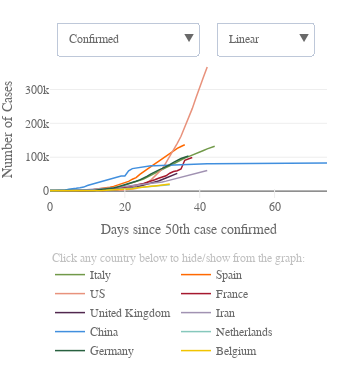

This figure's notebook cell:
### Code cell
# Plot timeline confirmed top ten countries (360)

# Plot

data = []
for i, c in enumerate(top10_country):
    data.append(go.Scatter(x = df_merged[df_merged['Country/Region'] == c].days_since_50th_conf,
                           y = df_merged[df_merged['Country/Region'] == c].confirmed,
                           name = c,
                           marker = dict(color = top10_col[i]),
                           line = dict(width = 1.5),
                           hoverinfo = 'text',
                           hovertext = [c+'<br>'+'{:,}'.format(x) for x in df_merged[df_merged['Country/Region'] == c].confirmed],
                           hoverlabel = dict(bordercolor = top10_col[i], 
                                 bgcolor = 'white', 
                                 font = dict(color = top10_col[i])),
                          ))
    data.append(go.Scatter(x = df_merged[df_merged['Country/Region'] == c].days_since_50th_conf,
                           y = df_merged[df_merged['Country/Region'] == c].deaths,
                           name = c,
                           marker = dict(color = top10_col[i]),
                           line = dict(width = 1.5),
                           hoverinfo = 'text',
                           hovertext = [c+'<br>'+'{:,}'.format(x) for x in df_merged[df_merged['Country/Region'] == c].deaths],
                           hoverlabel = dict(bordercolor = top10_col[i], 
                                 bgcolor = 'white', 
                                 font = dict(color = top10_col[i])),
                           showlegend = False,
                           visible = False
                          ))
    data.append(go.Scatter(x = df_merged[df_merged['Country/Region'] == c].days_since_50th_conf,
                           y = df_merged[df_merged['Country/Region'] == c].confirmed_by100000pop,
                           name = c,
                           marker = dict(color = top10_col[i]),
                           line = dict(width = 1.5),
                           hoverinfo = 'text',
                           hovertext = [c+'<br>'+'{:.1f}'.format(x) for x in df_merged[df_merged['Country/Region'] == c].confirmed_by100000pop],
                           hoverlabel = dict(bordercolor = top10_col[i], 
                                 bgcolor = 'white', 
                                 font = dict(color = top10_col[i])),
                           showlegend = False,
                           visible = False
                          ))
    data.append(go.Scatter(x = df_merged[df_merged['Country/Region'] == c].days_since_50th_conf,
                           y = df_merged[df_merged['Country/Region'] == c].deaths_by100000pop,
                           name = c,
                           marker = dict(color = top10_col[i]),
                           line = dict(width = 1.5),
                           hoverinfo = 'text',
                           hovertext = [c+'<br>'+'{:.1f}'.format(x) for x in df_merged[df_merged['Country/Region'] == c].deaths_by100000pop],
                           hoverlabel = dict(bordercolor = top10_col[i], 
                                 bgcolor = 'white', 
                                 font = dict(color = top10_col[i])),
                           showlegend = False,
                           visible = False
                          ))

conf_visible = [True, False, False, False, True, False, False, False, True, False, False, False,
                True, False, False, False, True, False, False, False, True, False, False, False,
                True, False, False, False, True, False, False, False, True, False, False, False,
                True, False, False, False]
death_visible = [False, True, False, False, False, True, False, False, False, True, False, False, 
                 False, True, False, False, False, True, False, False, False, True, False, False, 
                 False, True, False, False, False, True, False, False, False, True, False, False, 
                 False, True, False, False]
conf_pop_visible = [False, False, True, False, False, False, True, False, False, False, True, False,
                    False, False, True, False, False, False, True, False, False, False, True, False, 
                    False, False, True, False, False, False, True, False, False, False, True, False, 
                    False, False, True, False]
death_pop_visible = [False, False, False, True, False, False, False, True, False, False, False, True, 
                      False, False, False, True, False, False, False, True, False, False, False, True, 
                      False, False, False, True, False, False, False, True, False, False, False, True, 
                      False, False, False, True]

lay = go.Layout(width = width_px_small-23, 
                height = height_px_small+100, 
                #bargap = 0.2,
                xaxis = dict(title='',
                             ticks = 'inside',
                             ticklen = tick_lenght-3,
                             tickcolor = tick_col,
                             rangemode = 'nonnegative',
                             zeroline = False,
                             showgrid = False,
                            ),
                yaxis = dict(title='Number of Cases',
                             type = 'linear',
                            ),
                hovermode = 'closest',
                font = dict(size = label_size,
                            family = label_font,
                            color = label_col,
                           ),
                legend = dict(x = 0.0, 
                              y = -0.45,
                              orientation = 'h',
                             ),
                margin=dict(l = 50, r = 10, b = 10, t = 60, pad=0),
                annotations=[dict(x = 0.0,
                                  y = -0.50,
                                  showarrow = False,
                                  text = 'Click any country below to hide/show from the graph:',
                                  xref = 'paper',
                                  yref = 'paper',
                                  font=dict(
                                      family = label_font,
                                      size = label_size,
                                      color = 'silver',),
                                 ),
                             dict(x = 0.5,
                                  y = -0.3,
                                  showarrow = False,
                                  text = 'Days since 50th case confirmed',
                                  xref = 'paper',
                                  yref = 'paper',
                                  font=dict(
                                      family = label_font,
                                      size = label_size+2,
                                      color = label_col,),
                                 ),
                            ],
                updatemenus=[dict(buttons=list([dict(args = ["yaxis.type", 'linear'],
                                                     label = 'Linear',
                                                     method = 'relayout'
                                                    ),
                                                dict(
                                                    args = ["yaxis.type", 'log'],
                                                    label = 'Logarithmic',
                                                    method = 'relayout'
                                                )
                                               ]),
                                  direction = "down",
                                  pad = {"r": 10, "t": 10},
                                  showactive = True,
                                  x = 0.6,
                                  xanchor = 'left',
                                  y = 1.35,
                                  yanchor = 'top'
                                 ),
                             dict(buttons=list([dict(args = [{'visible': conf_visible, 'showlegend' : True }],
                                                     label = 'Confirmed   ',
                                                     method = 'restyle'
                                                    ),
                                                dict(args = [{'visible': death_visible, 'showlegend' : True }],
                                                     label = 'Deaths',
                                                     method = 'restyle'
                                                    ),
                                                dict(args = [{'visible': conf_pop_visible, 'showlegend' : True }],
                                                     label = 'Confirmed/100k pop.',
                                                     method = 'restyle'
                                                    ),
                                                dict(args = [{'visible': death_pop_visible, 'showlegend' : True }],
                                                     label = 'Deaths/100k pop.',
                                                     method = 'restyle'
                                                    ),
                                               ]),
                                  direction = "down",
                                  pad = {"r": 10, "t": 10},
                                  showactive = True,
                                  x = 0.02,
                                  xanchor = 'left',
                                  y = 1.35,
                                  yanchor = 'top'
                                 ),
                            ]
               )


fig = dict(data=data, layout=lay)
plotly.offline.iplot(fig)

# Save JS
plot = plotly.offline.plot({'data':data,
                            'layout':lay},
                           include_plotlyjs = False,
                           output_type = 'div',
                           config = dict(showLink = False,
                                         modeBarButtonsToRemove = ['sendDataToCloud'],
                                         displaylogo = False,
                                         responsive = True)
                          )

path = '../visuals/timelines/'
out_file = open(path+'timeline_days_360.html', 'w')
out_file.write('<!DOCTYPE html><html><head><script src="https://cdn.plot.ly/plotly-latest.min.js"></script></head><body>')
out_file.write(plot)
out_file.write('</body><html>')
out_file.close()
